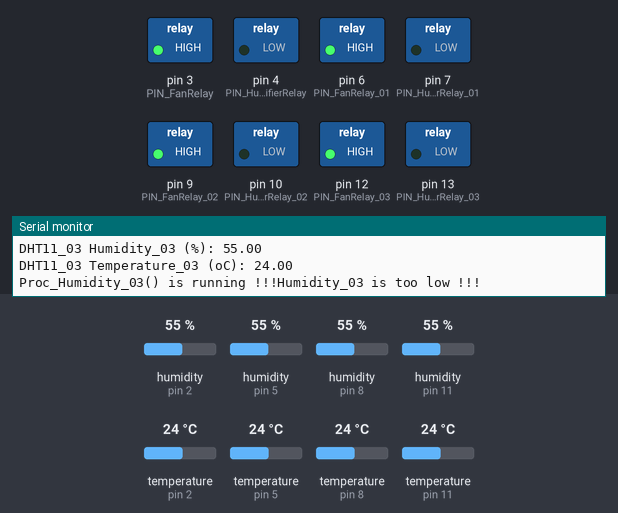
Bench run of a sketch on a simulated Arduino Uno, built with avr-gcc and run on an emulated ATmega328P. On the bench: switched loads named in the sketch (green lamp = pin HIGH), the last lines printed to the serial monitor. Inputs (shaded band) come from the test bench; at power-on: humidity (sensors on pin 2, pin 5, pin 8, pin 11) 55 %, temperature (sensors on pin 2, pin 5, pin 8, pin 11) 24 °C.

Above: at 3.5 s.
3.6 s: humidity (sensor on pin 2) set to 83 %
7.8 s: humidity (sensor on pin 2) set to 86 %
At 9.1 s:
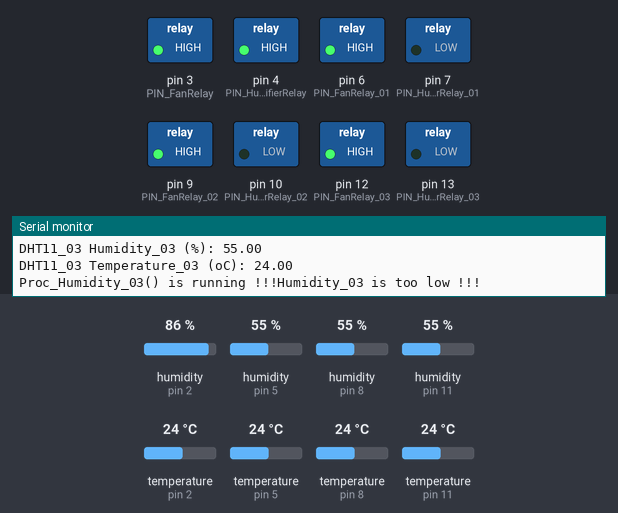
10.3 s: humidity (sensor on pin 5) set to 83 %
14.9 s: humidity (sensor on pin 5) set to 86 %
At 15.9 s:
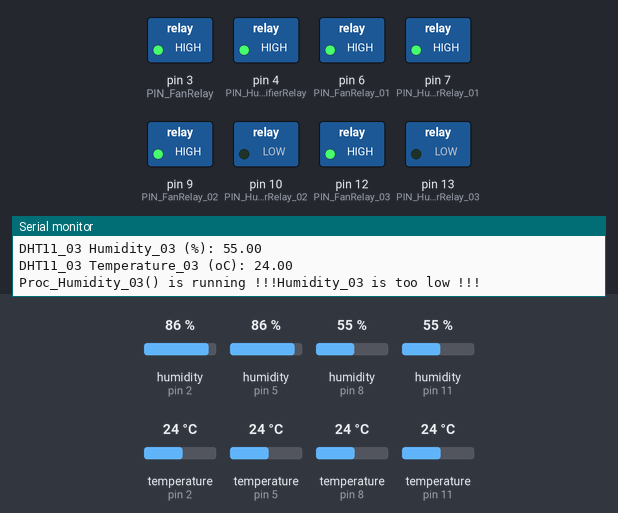
17.4 s: humidity (sensor on pin 8) set to 83 %
20.2 s: humidity (sensor on pin 8) set to 86 %
At 22.2 s:
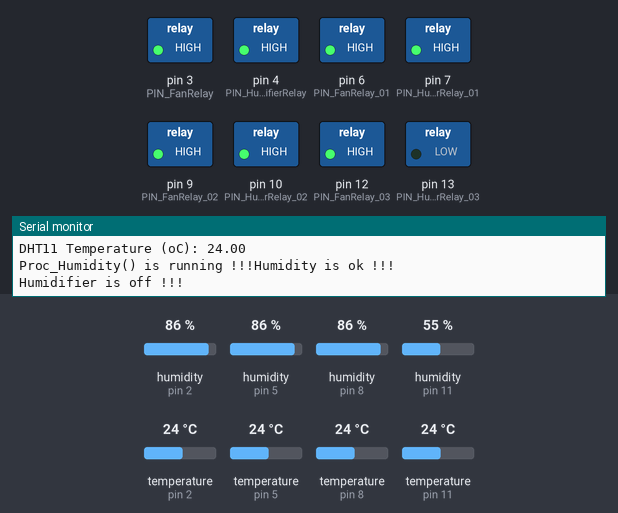
Timing chart, 0 to 23.7 s (numbered marks = the images above; inputs shaded):
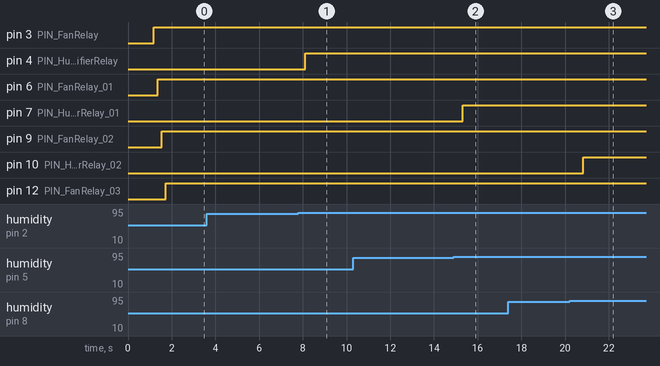

Measured:
- the behaviour switches between 84 and 85 % on humidity (sensor on pin 2) (found by bisection; images 0 and 1)
- the behaviour switches between 84 and 85 % on humidity (sensor on pin 5) (found by bisection; images 1 and 2)
- the behaviour switches between 84 and 85 % on humidity (sensor on pin 8) (found by bisection; images 2 and 3)
- after the input at 7.8 s, pin 4 (PIN_HumidifierRelay): LOW → HIGH after 0.31 s
- after the input at 14.9 s, pin 7 (PIN_HumidifierRelay_01): LOW → HIGH after 0.41 s
- after the input at 20.2 s, pin 10 (PIN_HumidifierRelay_02): LOW → HIGH after 0.63 s

The sketch:

DHT_script.ino
```cpp
#include <dht11.h>
#include "Timer.h"

Timer t;
dht11 DHT11;
dht11 DHT11_01;
dht11 DHT11_02;
dht11 DHT11_03;

#define PIN_DHT11 2
#define PIN_FanRelay 3
#define PIN_HumidifierRelay 4

#define PIN_DHT11_01 5
#define PIN_FanRelay_01 6
#define PIN_HumidifierRelay_01 7

#define PIN_DHT11_02 8
#define PIN_FanRelay_02 9
#define PIN_HumidifierRelay_02 10

#define PIN_DHT11_03 11
#define PIN_FanRelay_03 12
#define PIN_HumidifierRelay_03 13


void setup()
{
  Serial.begin(9600);
  pinMode(PIN_DHT11, OUTPUT);
  pinMode(PIN_FanRelay, OUTPUT);
  pinMode(PIN_HumidifierRelay, OUTPUT);

  pinMode(PIN_DHT11_01, OUTPUT);
  pinMode(PIN_FanRelay_01, OUTPUT);
  pinMode(PIN_HumidifierRelay_01, OUTPUT);

  pinMode(PIN_DHT11_02, OUTPUT);
  pinMode(PIN_FanRelay_02, OUTPUT);
  pinMode(PIN_HumidifierRelay_02, OUTPUT);

  pinMode(PIN_DHT11_03, OUTPUT);
  pinMode(PIN_FanRelay_03, OUTPUT);
  pinMode(PIN_HumidifierRelay_03, OUTPUT);


  t.every(500, Proc_Humidity,(void*)0L);
  t.every(500, Proc_Humidity_01,(void*)0L);
  t.every(500, Proc_Humidity_02,(void*)0L);
  t.every(500, Proc_Humidity_03,(void*)0L);


  //t.every(1000, Proc_Temperature);

  int tickEvent = t.every(10L*60L*1000L, Proc_Air, (void*)30000L);
}

void loop()
{
  t.update();
  delay(1000);
}


void Proc_Humidity(void* context)
{
  //读取传感器数据
  int chk = DHT11.read(PIN_DHT11);
  float humi = DHT11.humidity;
  float temp = DHT11.temperature;
  Send_data("I0H","I0T",humi,temp);

  Serial.print("DHT11 Humidity (%): ");
  Serial.println((float)DHT11.humidity,2);
  Serial.print("DHT11 Temperature (oC): ");
  Serial.println((float)DHT11.temperature,2);

  // body
    Serial.print("Proc_Humidity() is running !!!");
    Serial.flush();

    if(humi > 90)
    {
      Serial.println("Humidity is too high !!!");
      Serial.flush();
      digitalWrite(PIN_FanRelay,LOW);       // turn the Fan on
      digitalWrite(PIN_HumidifierRelay, HIGH);  // turn the Humidifier off
    }
    if (humi >= 80 && humi <= 90)
    {
      Serial.println("Humidity is ok !!!");
      Serial.flush();
      digitalWrite(PIN_FanRelay,HIGH);          // turn the Fan off
      if (humi >= 85)
      {
        Serial.println("Humidifier is off !!!");
        Serial.flush();
        digitalWrite(PIN_HumidifierRelay, HIGH);  // turn the Humidifier off
      }
    }
    if(humi< 80)
    {
      Serial.println("Humidity is too low !!!");
      Serial.flush();
      digitalWrite(PIN_FanRelay,HIGH);          // turn the Fan off
      digitalWrite(PIN_HumidifierRelay, LOW);   // turn the Humidifier on
    }
}


void Proc_Humidity_01(void* context)
{
  int chk_01 = DHT11_01.read(PIN_DHT11_01);
  float humi_01 = DHT11_01.humidity;
  float temp_01 = DHT11_01.temperature;
  Send_data("I1H","I1T",humi_01,temp_01);
  Serial.print("DHT11_01 Humidity_01 (%): ");
  Serial.println((float)DHT11_01.humidity,2);
  Serial.print("DHT11_01 Temperature_01 (oC): ");
  Serial.println((float)DHT11_01.temperature,2);
  //body
    Serial.print("Proc_Humidity_01() is running !!!");
    Serial.flush();

    if(humi_01 > 90)
    {
      Serial.println("Humidity_01 is too high !!!");
      Serial.flush();
      digitalWrite(PIN_FanRelay_01,LOW);       // turn the Fan on
      digitalWrite(PIN_HumidifierRelay_01, HIGH);  // turn the Humidifier off
    }
    if (humi_01 >= 80 && humi_01 <= 90)
    {
      Serial.println("Humidity_01 is ok !!!");
      Serial.flush();
      digitalWrite(PIN_FanRelay_01,HIGH);          // turn the Fan off

      //digitalWrite(PIN_FanRelay_01,LOW);          // turn the Fan off
      if (humi_01 >= 85)
      {
        Serial.println("Humidifier_01 is off !!!");
        Serial.flush();
        digitalWrite(PIN_HumidifierRelay_01, HIGH);  // turn the Humidifier off
      }
    }
    if(humi_01< 80)
    {
      Serial.println("Humidity_01 is too low !!!");
      Serial.flush();
      digitalWrite(PIN_FanRelay_01,HIGH);          // turn the Fan off
      digitalWrite(PIN_HumidifierRelay_01, LOW);   // turn the Humidifier on
    }
}


void Proc_Humidity_02(void* context)
{
  int chk_02 = DHT11_02.read(PIN_DHT11_02);
  float humi_02 = DHT11_02.humidity;
  float temp_02 = DHT11_02.temperature;
  Send_data("I2H","I2T",humi_02,temp_02);
  Serial.print("DHT11_02 Humidity_02 (%): ");
  Serial.println((float)DHT11_02.humidity,2);
  Serial.print("DHT11_02 Temperature_02 (oC): ");
  Serial.println((float)DHT11_02.temperature,2);
  //body
    Serial.print("Proc_Humidity_02() is running !!!");
    Serial.flush();

    if(humi_02 > 90)
    {
      Serial.println("Humidity_02 is too high !!!");
      Serial.flush();
      digitalWrite(PIN_FanRelay_02,LOW);       // turn the Fan on
      digitalWrite(PIN_HumidifierRelay_02, HIGH);  // turn the Humidifier off
    }
    if (humi_02 >= 80 && humi_02 <= 90)
    {
      Serial.println("Humidity_02 is ok !!!");
      Serial.flush();
      digitalWrite(PIN_FanRelay_02,HIGH);          // turn the Fan off

      //digitalWrite(PIN_FanRelay_01,LOW);          // turn the Fan off
      if (humi_02 >= 85)
      {
        Serial.println("Humidifier_02 is off !!!");
        Serial.flush();
        digitalWrite(PIN_HumidifierRelay_02, HIGH);  // turn the Humidifier off
      }
    }
    if(humi_02< 80)
    {
      Serial.println("Humidity_02 is too low !!!");
      Serial.flush();
      digitalWrite(PIN_FanRelay_02,HIGH);          // turn the Fan off
      digitalWrite(PIN_HumidifierRelay_02, LOW);   // turn the Humidifier on
    }
}


void Proc_Humidity_03(void* context)
{
  int chk_03 = DHT11_03.read(PIN_DHT11_03);
  float humi_03 = DHT11_03.humidity;
  float temp_03 = DHT11_03.temperature;
  Send_data("I3H","I3T",humi_03,temp_03);
  Serial.print("DHT11_03 Humidity_03 (%): ");
  Serial.println((float)DHT11_03.humidity,2);
  Serial.print("DHT11_03 Temperature_03 (oC): ");
  Serial.println((float)DHT11_03.temperature,2);
  //body
    Serial.print("Proc_Humidity_03() is running !!!");
    Serial.flush();

    if(humi_03 > 90)
    {
      Serial.println("Humidity_03 is too high !!!");
      Serial.flush();
      digitalWrite(PIN_FanRelay_03,LOW);       // turn the Fan on
      digitalWrite(PIN_HumidifierRelay_03, HIGH);  // turn the Humidifier off
    }
    if (humi_03 >= 80 && humi_03 <= 90)
    {
      Serial.println("Humidity_03 is ok !!!");
      Serial.flush();
      digitalWrite(PIN_FanRelay_03,HIGH);          // turn the Fan off

      //digitalWrite(PIN_FanRelay_01,LOW);          // turn the Fan off
      if (humi_03 >= 89)
      {
        Serial.println("Humidifier_03 is off !!!");
        Serial.flush();
        digitalWrite(PIN_HumidifierRelay_03, HIGH);  // turn the Humidifier off
      }
    }
    if(humi_03< 75)
    {
      Serial.println("Humidity_03 is too low !!!");
      Serial.flush();
      digitalWrite(PIN_FanRelay_03,HIGH);          // turn the Fan off
      digitalWrite(PIN_HumidifierRelay_03, LOW);   // turn the Humidifier on
    }
}


void Send_data(String INH,String INT,float humi,float temp)
{
  Serial.print("{\"");
  Serial.print(INH);
  Serial.print("\":");
  Serial.print(humi);
  Serial.print(",\"");
  Serial.print(INT);
  Serial.print("\":");
  Serial.print(temp);
  Serial.println("}");
  Serial.flush();
}


//void Proc_Temperature()
//{
//  float temp = DHT11.temperature;
//  if(temp >28)
//  {
//    digitalWrite(PIN_FanRelay, HIGH);   // turn the Fan on
//    digitalWrite(PIN_HeaterRelay,LOW);  // turn the Humidifier off
//  }
//  if(temp< 20)
//  {
//    digitalWrite(PIN_FanRelay, LOW);      // turn the Fan off
//    digitalWrite(PIN_HeaterRelay,HIGH);   // turn the Humidifier on
//  }
//}


void Proc_Air(void* context)
{
    int duration = (long)context;
    Serial.print("Proc_Air() is running !!!");
    digitalWrite(PIN_FanRelay, LOW);   // turn the Fun on
    delay(duration);                   // wait for 5 Secs
    digitalWrite(PIN_FanRelay, HIGH);    // turn the Fun off

    digitalWrite(PIN_FanRelay_01, LOW);   // turn the Fun on
    delay(duration);                   // wait for 5 Secs
    digitalWrite(PIN_FanRelay_01, HIGH);    // turn the Fun off

    digitalWrite(PIN_FanRelay_02, LOW);   // turn the Fun on
    delay(duration);                   // wait for 5 Secs
    digitalWrite(PIN_FanRelay_02, HIGH);    // turn the Fun off

    digitalWrite(PIN_FanRelay_03, LOW);   // turn the Fun on
    delay(duration);                   // wait for 5 Secs
    digitalWrite(PIN_FanRelay_03, HIGH);    // turn the Fun off
}
```
